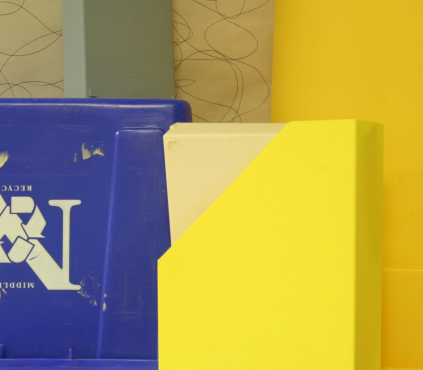
%> input picture hw/data_disparity_estimation/data/plastic1.png, 423 x 370 px
$ octave main.m   (GNU Octave 9; MATLAB toolbox functions it lacks are replaced by stand-ins)
%> lines starting %> are read from the running program, lines starting %| are printed output that depends on the picture
% [60 lines of commented-out code are left out]

clear;
clc;
run('vlfeat/toolbox/vl_setup');
%> (this line was passed over: vl_setup is not available in this run)
plastic1 = imread('../data/plastic1.png');
%> plastic1 is the input picture: size 370x423x3 uint8; mean R, G, B 170.9, 155.8, 82.9
plastic2 = imread('../data/plastic2.png');
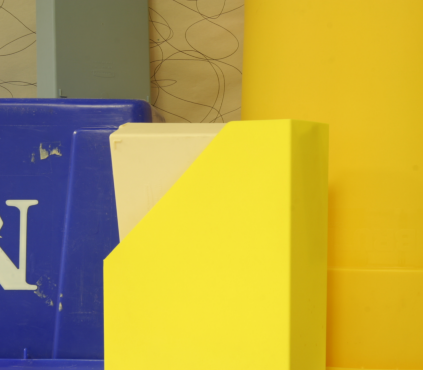
%> input picture hw/data_disparity_estimation/data/plastic2.png, 423 x 370 px
%> plastic2 is the input picture: size 370x423x3 uint8; mean R, G, B 182.1, 162, 68.7
plastic1_disp = imread('../data/plastic1_disp.png');
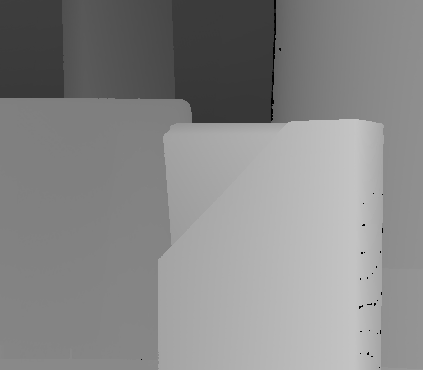
%> input picture hw/data_disparity_estimation/data/plastic1_disp.png, 423 x 370 px
%> plastic1_disp is the input picture: size 370x423 uint8; min 0, max 196, mean 135.6
plastic2_disp = imread('../data/plastic2_disp.png');
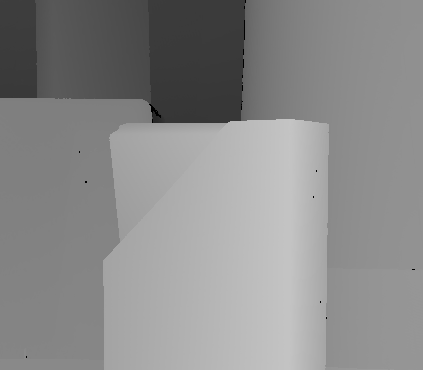
%> input picture hw/data_disparity_estimation/data/plastic2_disp.png, 423 x 370 px
%> plastic2_disp is the input picture: size 370x423 uint8; min 0, max 196, mean 138.9
plastic1_gray_sp = im2single(rgb2gray(plastic1));
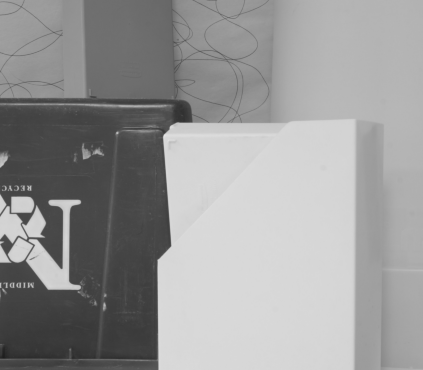
%> plastic1_gray_sp: size 370x423 single; min 0.114, max 0.886, mean 0.596
plastic2_gray_sp = im2single(rgb2gray(plastic2));
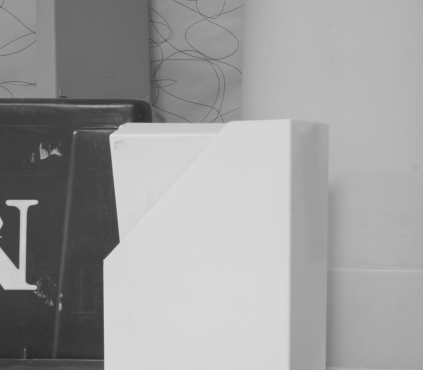
%> plastic2_gray_sp: size 370x423 single; min 0.145, max 0.867, mean 0.617
%> (the run ends here)
